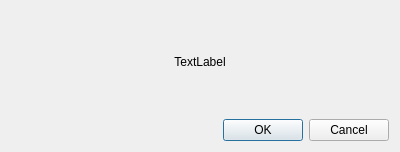
<?xml version="1.0" encoding="UTF-8"?>
<ui version="4.0">
 <class>Dialog</class>
 <widget class="QDialog" name="Dialog">
  <property name="geometry">
   <rect>
    <x>0</x>
    <y>0</y>
    <width>400</width>
    <height>152</height>
   </rect>
  </property>
  <property name="windowTitle">
   <string>Dialog</string>
  </property>
  <layout class="QVBoxLayout" name="verticalLayout">
   <item>
    <widget class="QLabel" name="label_sample">
     <property name="text">
      <string>TextLabel</string>
     </property>
     <property name="alignment">
      <set>Qt::AlignCenter</set>
     </property>
    </widget>
   </item>
   <item>
    <widget class="QDialogButtonBox" name="buttonBox">
     <property name="orientation">
      <enum>Qt::Horizontal</enum>
     </property>
     <property name="standardButtons">
      <set>QDialogButtonBox::Cancel|QDialogButtonBox::Ok</set>
     </property>
    </widget>
   </item>
  </layout>
 </widget>
 <resources/>
 <connections>
  <connection>
   <sender>buttonBox</sender>
   <signal>accepted()</signal>
   <receiver>Dialog</receiver>
   <slot>accept()</slot>
   <hints>
    <hint type="sourcelabel">
     <x>248</x>
     <y>254</y>
    </hint>
    <hint type="destinationlabel">
     <x>157</x>
     <y>274</y>
    </hint>
   </hints>
  </connection>
  <connection>
   <sender>buttonBox</sender>
   <signal>rejected()</signal>
   <receiver>Dialog</receiver>
   <slot>reject()</slot>
   <hints>
    <hint type="sourcelabel">
     <x>316</x>
     <y>260</y>
    </hint>
    <hint type="destinationlabel">
     <x>286</x>
     <y>274</y>
    </hint>
   </hints>
  </connection>
 </connections>
</ui>
